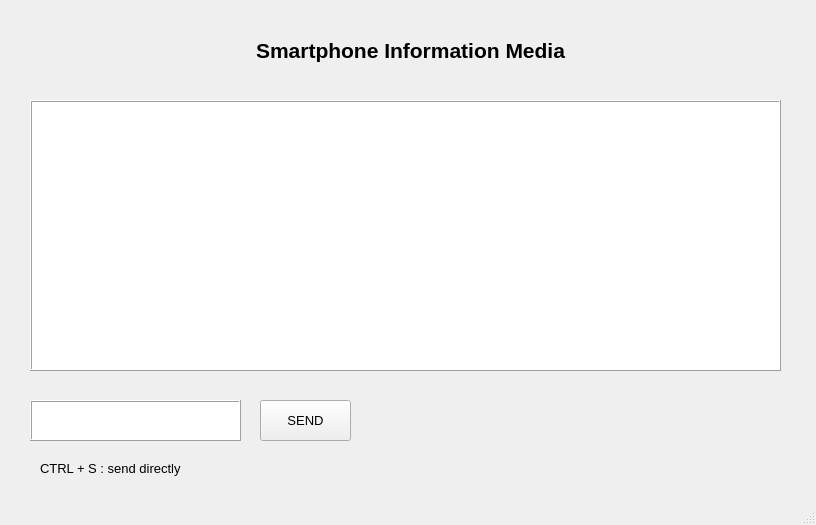
<?xml version="1.0" encoding="UTF-8"?>
<ui version="4.0">
 <class>MainWindow</class>
 <widget class="QMainWindow" name="MainWindow">
  <property name="geometry">
   <rect>
    <x>0</x>
    <y>0</y>
    <width>816</width>
    <height>525</height>
   </rect>
  </property>
  <property name="acceptDrops">
   <bool>false</bool>
  </property>
  <property name="windowTitle">
   <string>MainWindow</string>
  </property>
  <property name="autoFillBackground">
   <bool>true</bool>
  </property>
  <widget class="QWidget" name="centralwidget">
   <widget class="QTextBrowser" name="textOutput">
    <property name="geometry">
     <rect>
      <x>30</x>
      <y>100</y>
      <width>751</width>
      <height>271</height>
     </rect>
    </property>
    <property name="font">
     <font>
      <pointsize>10</pointsize>
     </font>
    </property>
    <property name="layoutDirection">
     <enum>Qt::LeftToRight</enum>
    </property>
    <property name="frameShape">
     <enum>QFrame::Box</enum>
    </property>
    <property name="frameShadow">
     <enum>QFrame::Raised</enum>
    </property>
    <property name="openExternalLinks">
     <bool>true</bool>
    </property>
   </widget>
   <widget class="QTextEdit" name="textInput">
    <property name="geometry">
     <rect>
      <x>30</x>
      <y>400</y>
      <width>211</width>
      <height>41</height>
     </rect>
    </property>
    <property name="font">
     <font>
      <pointsize>10</pointsize>
     </font>
    </property>
    <property name="layoutDirection">
     <enum>Qt::LeftToRight</enum>
    </property>
    <property name="inputMethodHints">
     <set>Qt::ImhMultiLine</set>
    </property>
    <property name="frameShape">
     <enum>QFrame::Box</enum>
    </property>
    <property name="frameShadow">
     <enum>QFrame::Raised</enum>
    </property>
    <property name="autoFormatting">
     <set>QTextEdit::AutoNone</set>
    </property>
   </widget>
   <widget class="QPushButton" name="buttonSend">
    <property name="geometry">
     <rect>
      <x>260</x>
      <y>400</y>
      <width>91</width>
      <height>41</height>
     </rect>
    </property>
    <property name="font">
     <font>
      <pointsize>10</pointsize>
     </font>
    </property>
    <property name="text">
     <string>SEND</string>
    </property>
   </widget>
   <widget class="QLabel" name="label">
    <property name="geometry">
     <rect>
      <x>40</x>
      <y>460</y>
      <width>201</width>
      <height>16</height>
     </rect>
    </property>
    <property name="font">
     <font>
      <pointsize>10</pointsize>
     </font>
    </property>
    <property name="text">
     <string>CTRL + S : send directly</string>
    </property>
   </widget>
   <widget class="QLabel" name="label_2">
    <property name="geometry">
     <rect>
      <x>10</x>
      <y>30</y>
      <width>801</width>
      <height>41</height>
     </rect>
    </property>
    <property name="font">
     <font>
      <pointsize>16</pointsize>
      <weight>75</weight>
      <bold>true</bold>
     </font>
    </property>
    <property name="text">
     <string>Smartphone Information Media</string>
    </property>
    <property name="alignment">
     <set>Qt::AlignCenter</set>
    </property>
   </widget>
  </widget>
  <widget class="QMenuBar" name="menubar">
   <property name="geometry">
    <rect>
     <x>0</x>
     <y>0</y>
     <width>816</width>
     <height>21</height>
    </rect>
   </property>
  </widget>
  <widget class="QStatusBar" name="statusbar"/>
 </widget>
 <resources/>
 <connections/>
</ui>
